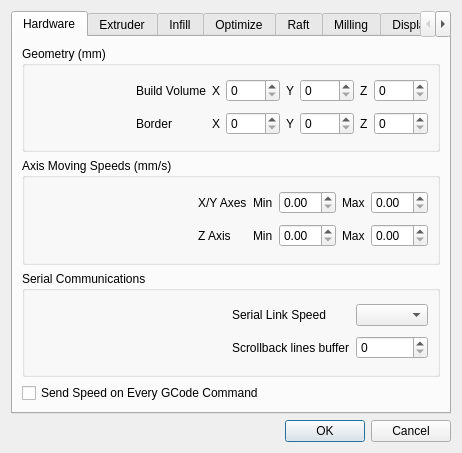
<?xml version="1.0" encoding="UTF-8"?>
<ui version="4.0">
 <class>PreferencesDialog</class>
 <widget class="QDialog" name="PreferencesDialog">
  <property name="geometry">
   <rect>
    <x>0</x>
    <y>0</y>
    <width>462</width>
    <height>453</height>
   </rect>
  </property>
  <property name="windowTitle">
   <string>Repsnapper Settings</string>
  </property>
  <property name="windowIcon">
   <iconset>
    <normaloff>../src/repsnapper.svg</normaloff>../src/repsnapper.svg</iconset>
  </property>
  <layout class="QVBoxLayout" name="verticalLayout">
   <item>
    <widget class="QTabWidget" name="tabWidget">
     <property name="enabled">
      <bool>true</bool>
     </property>
     <property name="currentIndex">
      <number>0</number>
     </property>
     <widget class="QWidget" name="device_tab">
      <attribute name="title">
       <string>Hardware</string>
      </attribute>
      <layout class="QVBoxLayout" name="verticalLayout_4">
       <item>
        <layout class="QVBoxLayout" name="verticalLayout_2">
         <item>
          <widget class="QGroupBox" name="groupBox">
           <property name="title">
            <string>Geometry (mm)</string>
           </property>
           <layout class="QHBoxLayout" name="horizontalLayout_2">
            <item>
             <spacer name="horizontalSpacer_2">
              <property name="orientation">
               <enum>Qt::Horizontal</enum>
              </property>
              <property name="sizeHint" stdset="0">
               <size>
                <width>40</width>
                <height>20</height>
               </size>
              </property>
             </spacer>
            </item>
            <item>
             <layout class="QGridLayout" name="gridLayout">
              <item row="0" column="0">
               <widget class="QLabel" name="label_2">
                <property name="text">
                 <string>Build Volume</string>
                </property>
               </widget>
              </item>
              <item row="2" column="6">
               <widget class="QDoubleSpinBox" name="Hardware_PrintMargin_Z">
                <property name="decimals">
                 <number>0</number>
                </property>
               </widget>
              </item>
              <item row="2" column="3">
               <widget class="QLabel" name="label_6">
                <property name="text">
                 <string>Y</string>
                </property>
               </widget>
              </item>
              <item row="0" column="6">
               <widget class="QDoubleSpinBox" name="Hardware_Volume_Z">
                <property name="decimals">
                 <number>0</number>
                </property>
                <property name="maximum">
                 <double>1000.000000000000000</double>
                </property>
                <property name="singleStep">
                 <double>2.000000000000000</double>
                </property>
               </widget>
              </item>
              <item row="0" column="1">
               <widget class="QLabel" name="label_3">
                <property name="text">
                 <string>X</string>
                </property>
               </widget>
              </item>
              <item row="0" column="3">
               <widget class="QLabel" name="label_5">
                <property name="text">
                 <string>Y</string>
                </property>
               </widget>
              </item>
              <item row="0" column="4">
               <widget class="QDoubleSpinBox" name="Hardware_Volume_Y">
                <property name="decimals">
                 <number>0</number>
                </property>
                <property name="maximum">
                 <double>1000.000000000000000</double>
                </property>
                <property name="singleStep">
                 <double>5.000000000000000</double>
                </property>
               </widget>
              </item>
              <item row="2" column="5">
               <widget class="QLabel" name="label_8">
                <property name="text">
                 <string>Z</string>
                </property>
               </widget>
              </item>
              <item row="2" column="0">
               <widget class="QLabel" name="label">
                <property name="text">
                 <string>Border</string>
                </property>
               </widget>
              </item>
              <item row="2" column="2">
               <widget class="QDoubleSpinBox" name="Hardware_PrintMargin_X">
                <property name="decimals">
                 <number>0</number>
                </property>
               </widget>
              </item>
              <item row="0" column="5">
               <widget class="QLabel" name="label_7">
                <property name="text">
                 <string>Z</string>
                </property>
               </widget>
              </item>
              <item row="0" column="2">
               <widget class="QDoubleSpinBox" name="Hardware_Volume_X">
                <property name="decimals">
                 <number>0</number>
                </property>
                <property name="maximum">
                 <double>1000.000000000000000</double>
                </property>
                <property name="singleStep">
                 <double>5.000000000000000</double>
                </property>
               </widget>
              </item>
              <item row="2" column="4">
               <widget class="QDoubleSpinBox" name="Hardware_PrintMargin_Y">
                <property name="decimals">
                 <number>0</number>
                </property>
                <property name="maximum">
                 <double>100.000000000000000</double>
                </property>
                <property name="singleStep">
                 <double>1.000000000000000</double>
                </property>
               </widget>
              </item>
              <item row="2" column="1">
               <widget class="QLabel" name="label_4">
                <property name="text">
                 <string>X</string>
                </property>
               </widget>
              </item>
             </layout>
            </item>
           </layout>
          </widget>
         </item>
         <item>
          <widget class="QGroupBox" name="groupBox_2">
           <property name="title">
            <string>Axis Moving Speeds (mm/s)</string>
           </property>
           <layout class="QHBoxLayout" name="horizontalLayout">
            <item>
             <spacer name="horizontalSpacer">
              <property name="orientation">
               <enum>Qt::Horizontal</enum>
              </property>
              <property name="sizeHint" stdset="0">
               <size>
                <width>40</width>
                <height>20</height>
               </size>
              </property>
             </spacer>
            </item>
            <item>
             <layout class="QGridLayout" name="gridLayout_2">
              <item row="0" column="5">
               <widget class="QDoubleSpinBox" name="Harware_MaxMoveSpeedXY"/>
              </item>
              <item row="0" column="2">
               <widget class="QLabel" name="label_11">
                <property name="sizePolicy">
                 <sizepolicy hsizetype="Minimum" vsizetype="Preferred">
                  <horstretch>0</horstretch>
                  <verstretch>0</verstretch>
                 </sizepolicy>
                </property>
                <property name="text">
                 <string>Min</string>
                </property>
               </widget>
              </item>
              <item row="1" column="1">
               <widget class="QLabel" name="label_10">
                <property name="text">
                 <string>Z Axis</string>
                </property>
               </widget>
              </item>
              <item row="0" column="3">
               <widget class="QDoubleSpinBox" name="Harware_MinMoveSpeedXY"/>
              </item>
              <item row="1" column="5">
               <widget class="QDoubleSpinBox" name="Harware_MaxMoveSpeedZ"/>
              </item>
              <item row="0" column="1">
               <widget class="QLabel" name="label_9">
                <property name="text">
                 <string>X/Y Axes</string>
                </property>
               </widget>
              </item>
              <item row="1" column="2">
               <widget class="QLabel" name="label_12">
                <property name="sizePolicy">
                 <sizepolicy hsizetype="Minimum" vsizetype="Preferred">
                  <horstretch>0</horstretch>
                  <verstretch>0</verstretch>
                 </sizepolicy>
                </property>
                <property name="text">
                 <string>Min</string>
                </property>
               </widget>
              </item>
              <item row="0" column="4">
               <widget class="QLabel" name="label_13">
                <property name="text">
                 <string>Max</string>
                </property>
               </widget>
              </item>
              <item row="1" column="3">
               <widget class="QDoubleSpinBox" name="Harware_MinMoveSpeedZ"/>
              </item>
              <item row="1" column="4">
               <widget class="QLabel" name="label_14">
                <property name="text">
                 <string>Max</string>
                </property>
               </widget>
              </item>
             </layout>
            </item>
           </layout>
          </widget>
         </item>
         <item>
          <widget class="QGroupBox" name="groupBox_3">
           <property name="title">
            <string>Serial Communications</string>
           </property>
           <layout class="QHBoxLayout" name="horizontalLayout_3">
            <item>
             <spacer name="horizontalSpacer_3">
              <property name="orientation">
               <enum>Qt::Horizontal</enum>
              </property>
              <property name="sizeHint" stdset="0">
               <size>
                <width>40</width>
                <height>20</height>
               </size>
              </property>
             </spacer>
            </item>
            <item>
             <layout class="QGridLayout" name="gridLayout_3">
              <item row="0" column="0">
               <widget class="QLabel" name="label_15">
                <property name="text">
                 <string>Serial Link Speed</string>
                </property>
               </widget>
              </item>
              <item row="0" column="1">
               <widget class="QComboBox" name="Hardware_SerialSpeed"/>
              </item>
              <item row="1" column="0">
               <widget class="QLabel" name="label_16">
                <property name="text">
                 <string>Scrollback lines buffer</string>
                </property>
               </widget>
              </item>
              <item row="1" column="1">
               <widget class="QSpinBox" name="Hardware_KeepLines"/>
              </item>
             </layout>
            </item>
           </layout>
          </widget>
         </item>
         <item>
          <widget class="QCheckBox" name="Hardware_SpeedAlways">
           <property name="text">
            <string>Send Speed on Every GCode Command</string>
           </property>
          </widget>
         </item>
        </layout>
       </item>
      </layout>
     </widget>
     <widget class="QWidget" name="extruder_tab">
      <attribute name="title">
       <string>Extruder</string>
      </attribute>
     </widget>
     <widget class="QWidget" name="infill_tab">
      <attribute name="title">
       <string>Infill</string>
      </attribute>
     </widget>
     <widget class="QWidget" name="opt_tab">
      <attribute name="title">
       <string>Optimize</string>
      </attribute>
     </widget>
     <widget class="QWidget" name="raft_tab">
      <attribute name="title">
       <string>Raft</string>
      </attribute>
     </widget>
     <widget class="QWidget" name="milling_tab">
      <property name="enabled">
       <bool>false</bool>
      </property>
      <attribute name="title">
       <string>Milling</string>
      </attribute>
     </widget>
     <widget class="QWidget" name="display_tab">
      <attribute name="title">
       <string>Display</string>
      </attribute>
     </widget>
     <widget class="QWidget" name="debug_tab">
      <attribute name="title">
       <string>Debug</string>
      </attribute>
     </widget>
    </widget>
   </item>
   <item>
    <widget class="QDialogButtonBox" name="buttonBox">
     <property name="orientation">
      <enum>Qt::Horizontal</enum>
     </property>
     <property name="standardButtons">
      <set>QDialogButtonBox::Cancel|QDialogButtonBox::Ok</set>
     </property>
    </widget>
   </item>
  </layout>
 </widget>
 <resources/>
 <connections>
  <connection>
   <sender>buttonBox</sender>
   <signal>accepted()</signal>
   <receiver>PreferencesDialog</receiver>
   <slot>accept()</slot>
   <hints>
    <hint type="sourcelabel">
     <x>227</x>
     <y>523</y>
    </hint>
    <hint type="destinationlabel">
     <x>157</x>
     <y>274</y>
    </hint>
   </hints>
  </connection>
  <connection>
   <sender>buttonBox</sender>
   <signal>rejected()</signal>
   <receiver>PreferencesDialog</receiver>
   <slot>reject()</slot>
   <hints>
    <hint type="sourcelabel">
     <x>295</x>
     <y>529</y>
    </hint>
    <hint type="destinationlabel">
     <x>286</x>
     <y>274</y>
    </hint>
   </hints>
  </connection>
 </connections>
</ui>
